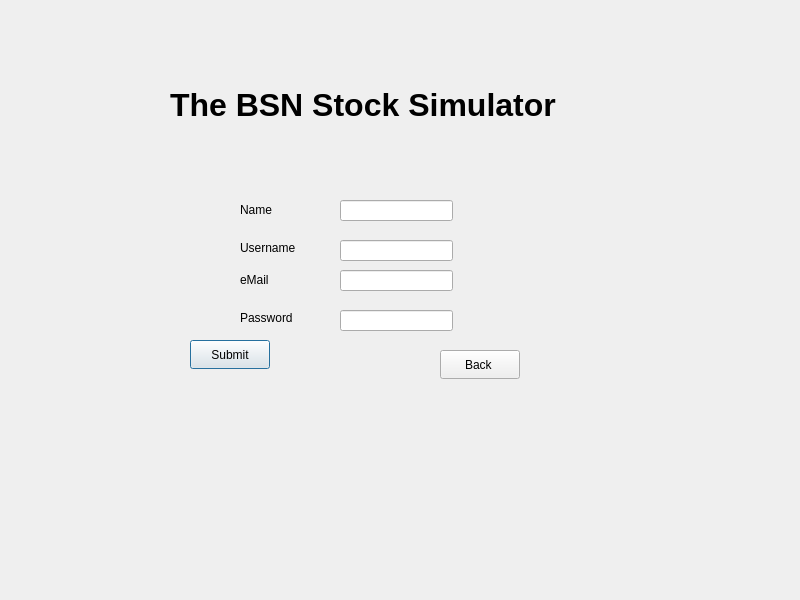
<?xml version="1.0" encoding="UTF-8"?>
<ui version="4.0">
 <class>SignUpWindow</class>
 <widget class="QDialog" name="SignUpWindow">
  <property name="geometry">
   <rect>
    <x>0</x>
    <y>0</y>
    <width>800</width>
    <height>600</height>
   </rect>
  </property>
  <property name="windowTitle">
   <string>Dialog</string>
  </property>
  <widget class="QLabel" name="title">
   <property name="geometry">
    <rect>
     <x>170</x>
     <y>70</y>
     <width>471</width>
     <height>71</height>
    </rect>
   </property>
   <property name="text">
    <string>&lt;html&gt;&lt;head/&gt;&lt;body&gt;&lt;p&gt;&lt;span style=&quot; font-size:24pt; font-weight:700;&quot;&gt;The BSN Stock Simulator&lt;/span&gt;&lt;/p&gt;&lt;/body&gt;&lt;/html&gt;</string>
   </property>
  </widget>
  <widget class="QLineEdit" name="usernameInput">
   <property name="geometry">
    <rect>
     <x>340</x>
     <y>240</y>
     <width>113</width>
     <height>21</height>
    </rect>
   </property>
  </widget>
  <widget class="QLabel" name="usernameLabel">
   <property name="geometry">
    <rect>
     <x>240</x>
     <y>240</y>
     <width>71</width>
     <height>16</height>
    </rect>
   </property>
   <property name="text">
    <string>Username</string>
   </property>
  </widget>
  <widget class="QLineEdit" name="passwordInput">
   <property name="geometry">
    <rect>
     <x>340</x>
     <y>310</y>
     <width>113</width>
     <height>21</height>
    </rect>
   </property>
  </widget>
  <widget class="QLabel" name="passwordlabel">
   <property name="geometry">
    <rect>
     <x>240</x>
     <y>310</y>
     <width>71</width>
     <height>16</height>
    </rect>
   </property>
   <property name="text">
    <string>Password</string>
   </property>
  </widget>
  <widget class="QPushButton" name="submitButton">
   <property name="geometry">
    <rect>
     <x>190</x>
     <y>340</y>
     <width>80</width>
     <height>29</height>
    </rect>
   </property>
   <property name="text">
    <string>Submit</string>
   </property>
   <property name="checkable">
    <bool>false</bool>
   </property>
  </widget>
  <widget class="QPushButton" name="backButton">
   <property name="geometry">
    <rect>
     <x>440</x>
     <y>350</y>
     <width>80</width>
     <height>29</height>
    </rect>
   </property>
   <property name="text">
    <string>Back </string>
   </property>
   <property name="checkable">
    <bool>false</bool>
   </property>
  </widget>
  <widget class="QLabel" name="name">
   <property name="geometry">
    <rect>
     <x>240</x>
     <y>200</y>
     <width>51</width>
     <height>20</height>
    </rect>
   </property>
   <property name="cursor">
    <cursorShape>IBeamCursor</cursorShape>
   </property>
   <property name="text">
    <string>Name </string>
   </property>
  </widget>
  <widget class="QLineEdit" name="nameInput">
   <property name="geometry">
    <rect>
     <x>340</x>
     <y>200</y>
     <width>113</width>
     <height>21</height>
    </rect>
   </property>
  </widget>
  <widget class="QLabel" name="email">
   <property name="geometry">
    <rect>
     <x>240</x>
     <y>270</y>
     <width>63</width>
     <height>20</height>
    </rect>
   </property>
   <property name="text">
    <string>eMail</string>
   </property>
  </widget>
  <widget class="QLineEdit" name="emailInput">
   <property name="geometry">
    <rect>
     <x>340</x>
     <y>270</y>
     <width>113</width>
     <height>21</height>
    </rect>
   </property>
  </widget>
 </widget>
 <resources/>
 <connections/>
</ui>
